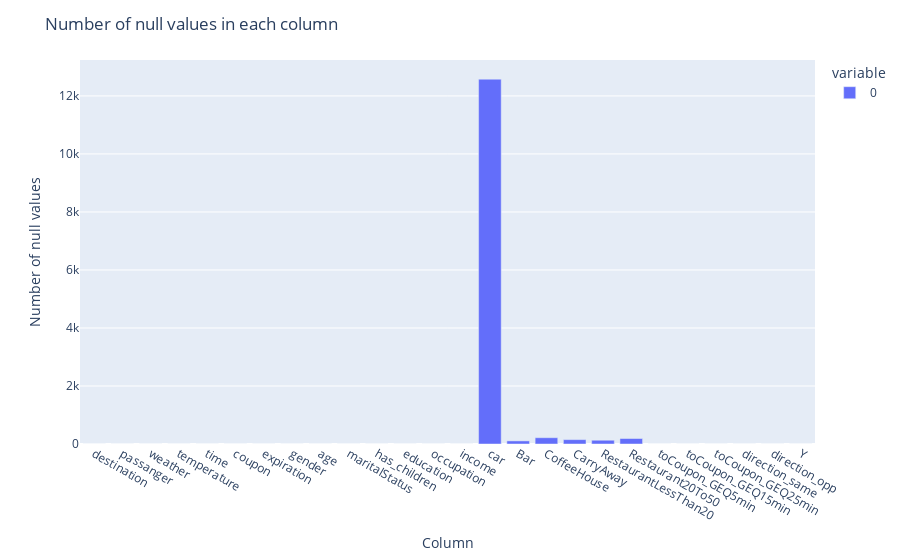

Write notebook code for a chart like this one.
### Code cell
# # plot graph showing all columns with number of null values and show legend
fig = px.bar(data.isnull().sum())
fig.update_layout(title='Number of null values in each column', xaxis_title='Column', yaxis_title='Number of null values')
fig.show()

### Figure 1 — Plotly figure (JSON) as saved in the notebook; plotly's stock layout.template omitted (floating-point values rounded to 4 significant figures)
{"data": [{"alignmentgroup": "True", "hovertemplate": "variable=0<br>index=%{x}<br>value=%{y}<extra></extra>", "legendgroup": "0", "marker": {"color": "#636efa", "pattern": {"shape": ""}}, "name": "0", "offsetgroup": "0", "orientation": "v", "showlegend": true, "textposition": "auto", "type": "bar", "x": ["destination", "passanger", "weather", "temperature", "time", "coupon", "expiration", "gender", "age", "maritalStatus", "has_children", "education", "occupation", "income", "car", "Bar", "CoffeeHouse", "CarryAway", "RestaurantLessThan20", "Restaurant20To50", "toCoupon_GEQ5min", "toCoupon_GEQ15min", "toCoupon_GEQ25min", "direction_same", "direction_opp", "Y"], "xaxis": "x", "y": [0, 0, 0, 0, 0, 0, 0, 0, 0, 0, 0, 0, 0, 0, 12576, 107, 217, 151, 130, 189, 0, 0, 0, 0, 0, 0], "yaxis": "y"}], "layout": {"barmode": "relative", "legend": {"title": {"text": "variable"}, "tracegroupgap": 0}, "margin": {"t": 60}, "title": {"text": "Number of null values in each column"}, "xaxis": {"anchor": "y", "domain": [0, 1], "title": {"text": "Column"}}, "yaxis": {"anchor": "x", "domain": [0, 1], "title": {"text": "Number of null values"}}}}
